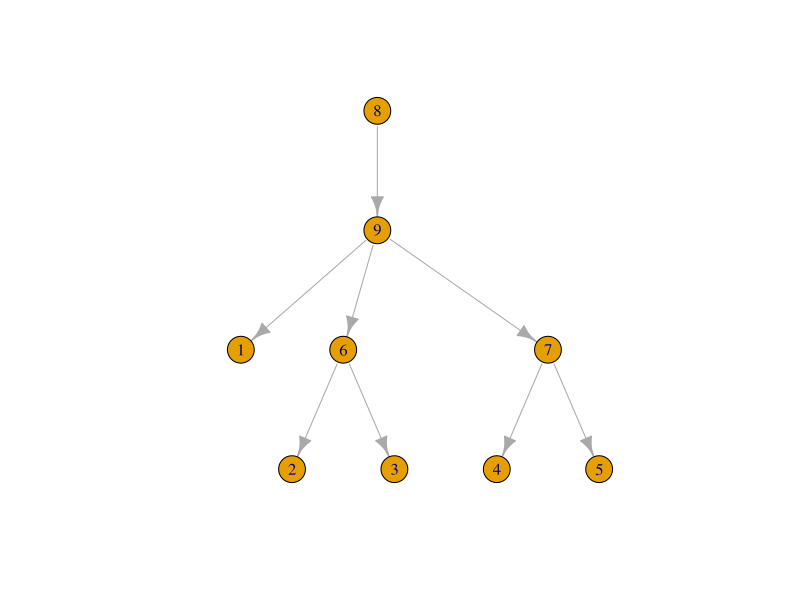
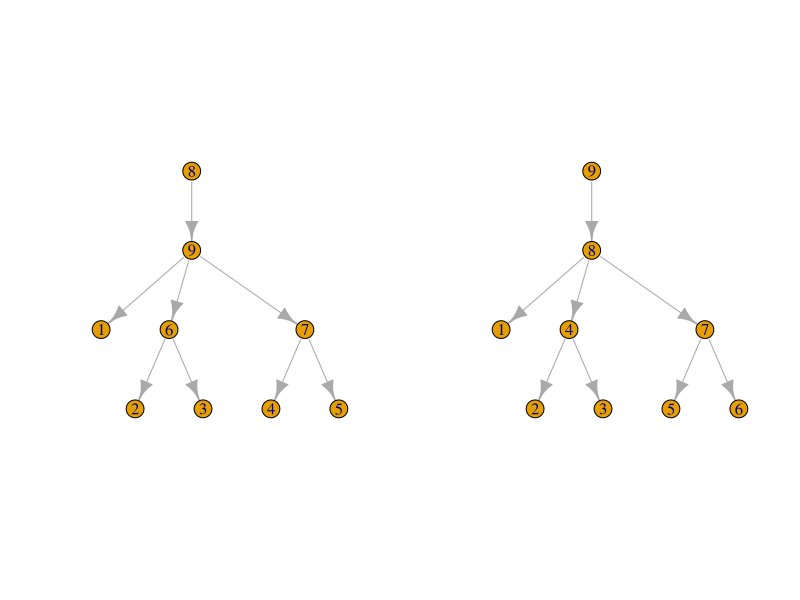

R code for these plots, in order:
rm(list = ls())

# A fake tree
tree <- c("i", "a", "i", "f", "f", "b", "f", "c", "h", "i", "i", "g", "g", "d", "g", "e") #, "j", "i")
# tree <- c(tree, "i", "c")
lvls <- match(tree, letters)
tree <- matrix(lvls, ncol=2, byrow = TRUE)
set.seed(1)
plot(igraph::graph_from_edgelist(tree), layout = igraph::layout_as_tree)
tree <- matrix(lvls, ncol=2, byrow = TRUE)


list_offpring <- function(x, Data) {
  sapply(Data$I, function(y) x[which(x[,1] == y), 2])
}

list_parent <- function(x, Data) {
  sapply(Data$I, function(y) x[which(x[,2] == y), 1L])
}

# Peeling algorithm
prune <- function(i, Data, f) {
  
  if (Data$idx[i] != 0)
    return(NULL)
  
  # Peeling the offspring
  for (j in Data$Off[[i]])
    prune(j, Data, f)

  if (Data$idx[i] != 0)
    return(NULL)
  
  # Increasing counters
  Data$next_i(i)
  
  # Calling the user function
  f(i, Data)

  # Fetching the parent
  for (p in Data$Par[[i]])
    prune(p, Data, f)
  

  return(Data)
}

# Some random function to count the number of steps
# Function to recode the tree
recode_tree <- function(i, D) {
  
  # Initializing the tree
  if (!length(D$new_tree)) {
    D$new_tree <- NULL
    D$Nnode    <- which(sapply(D$Off, length) > 0)
  }
  
  if (length(D$Off[[i]]))
    D$new_tree <- rbind(
      D$new_tree,
      cbind(D$count, D$idx[D$Off[[i]]])
    )
 
}

# Step 1, listing offspring and parent
# n <- 500
# tree <- ape::rtree(n)$edge

#' Creates a peeling object
#' @param tree An integer matrix with two columns. The edgelist
#' @return An environemt to be passed to `prune`:
#' - `off` Current idnumber
newprune <- function(tree) {
  
  n <- max(tree)
  
  # Creating variables
  Data       <- new.env()
  Data$count <- 0L
  Data$I     <- 1L:n
  Data$idx  <- integer(n)
  
  lockBinding("count", Data)
  lockBinding("I", Data)
  lockBinding("idx", Data)
  
  # This function increases the counter and sets the id in the corresponding
  # slot. This is for internal use only
  Data$next_i <- function(i) {
    unlockBinding("count", Data)
    unlockBinding("idx", Data)
    
    Data$count   <- Data$count + 1L
    Data$idx[i] <- Data$count 
    
    lockBinding("count", Data)
    lockBinding("idx", Data)
  }
  lockBinding("next_i", Data)
  
  # Listing offpring and parent
  Data$Off   <- list_offpring(tree, Data)
  Data$Par   <- list_parent(tree, Data)
  
  lockBinding("Off", Data)
  lockBinding("Par", Data)
  
  Data
  
}

ans <- microbenchmark::microbenchmark(
  prune(1, newprune(tree), recode_tree),
  unit = "ms", times = 1000)


ans <- newprune(tree)
prune(8, ans, recode_tree)

oldpar <- par(no.readonly = TRUE)
par(mfrow=c(1, 2))
set.seed(1);plot(igraph::graph_from_edgelist(tree), layout = igraph::layout_as_tree)
set.seed(1);plot(igraph::graph_from_edgelist(ans$new_tree), layout = igraph::layout_as_tree)
par(oldpar)
